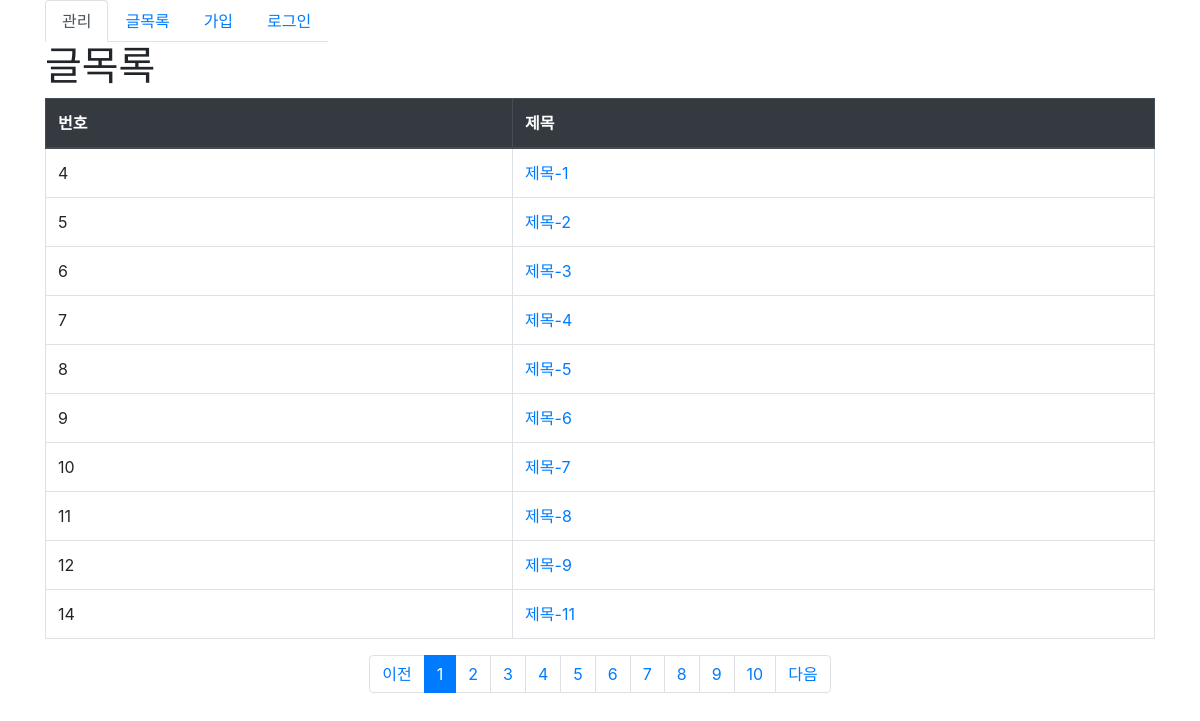
Page /board/list on the committed database.
### board/models.py (models this page shows, shortened)
class Post(models.Model):
    writer = models.ForeignKey(CustomUser, on_delete=models.SET_NULL, verbose_name='작성자', null=True, blank=True)
    title = models.CharField(max_length=255, verbose_name="글제목")# NOT NULL, 빈문자열을 허용 X
    content = models.TextField(verbose_name="글내용") # TextField: 대용량 text
    category = models.ForeignKey(to=Category, on_delete=models.SET_NULL, verbose_name="글 분류", null=True, blank=True)
    create_at = models.DateTimeField(verbose_name="작성일시", auto_now_add=True)
    update_at = models.DateTimeField(verbose_name="수정일시", auto_now=True)
    up_file = models.FileField(verbose_name="업로드 파일",
                               upload_to='files', # media/files 아래 파일을 저장.
                               null=True, blank=True # null값을 가질수 있는 컬럼.
                               )
    up_image = models.ImageField(verbose_name='업로드 이미지',
                                 upload_to="image/%Y/%m/%d",
                                 null=True, blank=True)

### board/views.py (the view)
# urls.py: path('list', views.PostListView.as_view(), name="list"),
class PostListView(ListView):
    template_name = "board/post_list.html"
    model = Post
    paginate_by = 10
    def get_context_data(self, **kwargs):
        context = super().get_context_data(**kwargs)
        paginator = context['paginator']
        page_group_count = 10 # 페이지 그룹에 속한 페이지 수.
        current_page = int(self.request.GET.get('page', 1))
        start_index = int((current_page-1)/page_group_count) * page_group_count
        end_index = start_index + page_group_count
        page_range = paginator.page_range[start_index:end_index]
        start_page = paginator.page(page_range[0]) # 시작페이지의 page객체
        end_page = paginator.page(page_range[-1]) #  마지막페이지의 page객체
        has_previous = start_page.has_previous() # 시작의 이전페이지가 있는지 여부.
        has_next = end_page.has_next()
        context['page_range'] = page_range
        if has_previous:
            context['has_previous'] = has_previous
            context['previous_page_no'] = start_page.previous_page_number # 시작페이지 이전페이지 번호.
        if has_next:
            context['has_next'] = has_next
            context['next_page_no'] = end_page.next_page_number # 마지막 페이지의 다음페이지 번호
        return context

### board/templates/board/post_list.html (shortened to what this page needs)
{%extends 'layout.html'%}
{% load bootstrap4 %}
{%block contents%}
<h1>글목록</h1>
    <table class='table table-bordered'>
        <thead class='thead-dark'>
            <tr>
                <th>번호</th>
                <th>제목</th>
            </tr>
        </thead>
        <tbody>
            {%for i in object_list%}
            <tr>
                <td>
                    {{i.pk}}
                </td>
                <td><a href="{% url 'board:detail' i.pk %}">
                    {{i.title}}
                </a>
                </td>
            </tr>
            {%endfor%}
        </tbody>
    </table>
    {% if is_paginated %}
    <ul class="pagination justify-content-center">
        {% if has_previous %}
        <li class="page-item">
            <a href="{%url 'board:list'%}?page={{previous_page_no}}" class="page-link">이전</a>
        </li>
        {% else %}
        <li class="page-item">
            <span class="page-link">이전</span>
        </li>
    {% endif %}
        {%for page in page_range%}
            {% if page == page_obj.number %}
            <li class="page-item active"><span class="page-link">{{page}}</span></li>
            {% else %}
            <li class="page-item">
                <a class="page-link" href="{%url 'board:list'%}?page={{page}}">{{page}}</a>
            </li>
            {% endif %}
        {%endfor%}
        {% if has_next %}
        <li class="page-item">
            <a href="{%url 'board:list'%}?page={{next_page_no}}" class="page-link">다음</a>
        </li>
        {% else %}
        <li class="page-item">
            <span class="page-link">다음</span>
        </li>
        {% endif %}
    </ul>
    {% endif %}
{%endblock contents%}

### rows in the picture
Post: pk "4", title "제목-1"
Post: pk "5", title "제목-2"
Post: pk "6", title "제목-3"
Post: pk "7", title "제목-4"
Post: pk "8", title "제목-5"
Post: pk "9", title "제목-6"
Post: pk "10", title "제목-7"
Post: pk "11", title "제목-8"
Post: pk "12", title "제목-9"
Post: pk "14", title "제목-11"

### other values in the picture
{{ page }} "1"
{{ page }} "2" "3" "4" "5" "6" "7" "8" "9" "10"
